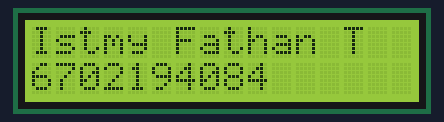
Simulated run of this sketch. Board: Arduino Uno, built with avr-gcc and run on an emulated ATmega328P. On the bench: 16×2 character LCD.

Above: at 0.1 s.
At 1.29 s:
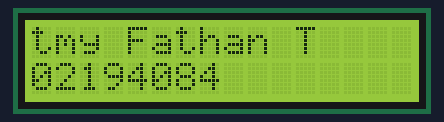
At 2.04 s:
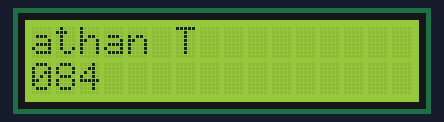
At 2.79 s:
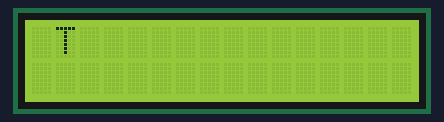
At 4.14 s:
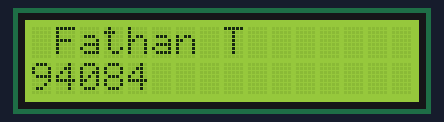
At 5.44 s:
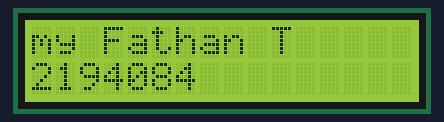

Measured:
- by itself, everything shown: repeats every 4.0 s, in 26 steps

The sketch:

no3.ino
```cpp
 #include <LiquidCrystal.h>
LiquidCrystal lcd(12, 11, 5, 4, 3, 2); //C:\\Users\\USER\\AppData\\Local\\Temp\\arduino_build_389151/no3.ino.hex
int in1=10;
int in2=9;
int in3=8;
void setup()
{
  pinMode(in1, INPUT);
  pinMode(in2, INPUT);
  pinMode(in3, INPUT);
lcd.begin(16, 2);
 lcd.setCursor(0,0);
  lcd.print("Istmy Fathan T");
  lcd.setCursor(0,1);
  lcd.print("6702194084");
delay(1000);
}
void loop()
//fungsi untuk melakukan perulangan aksi positionCounter bertambah 1 hingga 12 dari nilai awalnya i.e 0
{

for (int positionCounter = 0;
positionCounter < 13;
positionCounter++)
{//scroll display text lcd ke kiri
lcd.scrollDisplayLeft();
//kecepatan pergerakan scroll display (150 ms)
delay(150);
}


for (int positionCounter = 0;
positionCounter < 13;
positionCounter++)
{//scroll display text lcd ke kanan
lcd.scrollDisplayRight();
//kecepatan pergerakan scroll display (150 ms)
delay(150);
}

delay(100);
}
```
